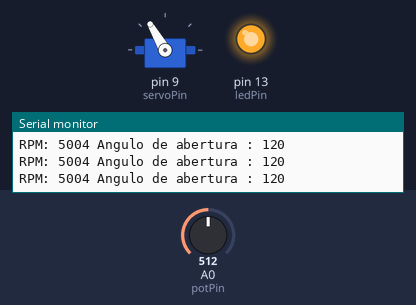
Simulated run of this sketch. Board: Arduino Uno, built with avr-gcc and run on an emulated ATmega328P. Parts: servo, output pins drawn as LEDs (lit = HIGH), the last lines printed to the serial monitor. Inputs (shaded band) come from the test bench; at power-on: A0 (potPin) = 512.

Above: at 1.4 s.
1.5 s: A0 (potPin) set to 716
At 2.8 s:
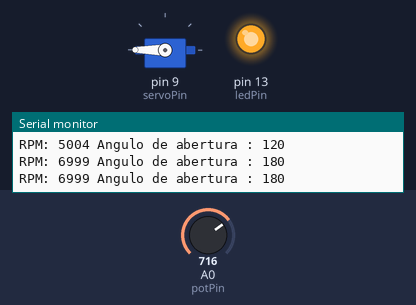
3.3 s: A0 (potPin) set to 511
At 4.2 s:
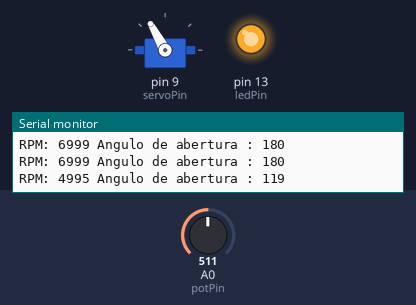
5.1 s: A0 (potPin) set to 306
At 5.7 s:
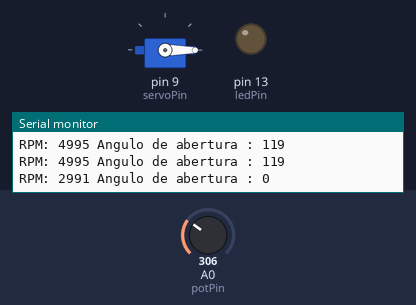
6.9 s: A0 (potPin) set to 324
At 8.4 s:
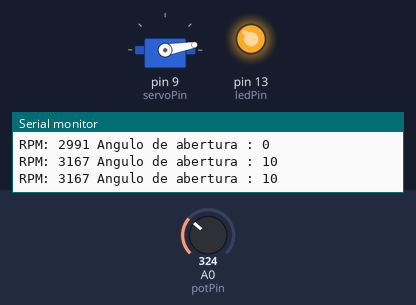
8.7 s: A0 (potPin) set to 122
At 9.8 s:
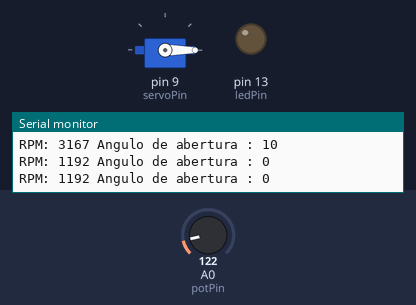
Timing chart, 0 to 11.5 s (numbered marks = the images above; inputs shaded):
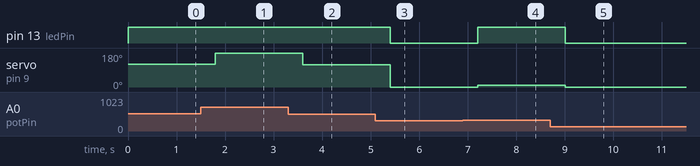

The sketch:

ypvs.ino
```cpp
#include <Servo.h>
// #include <FreqMeasure.h>
/*

A idéia do cara é fazer com arduíno
esse abaixo foi versao inicial
https://forum.arduino.cc/t/bike-servo-controller-based-on-an-rpm-input/1001911

estou usando potenciometro para simular rotacao no thinkercad. mas a biblioteca freqMeasure gera a informacao de rotacao necessaria

*/

Servo servoMotor; // Criando um objeto servoMotor
int potPin = A0; // Pino analógico conectado ao potenciômetro
int rpm; // Variável para armazenar a leitura do potenciômetro
int servoPin = 9; // Pino digital conectado ao servo motor
int ledPin = 13;

void setup() {
  servoMotor.attach(servoPin); // Inicializando o servo motor
  Serial.begin(9600); // Inicializando a comunicação serial
  pinMode(ledPin, OUTPUT);
//  FreqMeasure.begin(); // Inicializando a medição de frequência
}

void loop() {
 /* FreqMeasure.available(); // Verificando se há uma nova leitura disponível

  if (FreqMeasure.available()) {
    unsigned long count = FreqMeasure.count(); // Obtendo a contagem da frequência medida
    if (count != 0) { // Verificando se a contagem é válida
      float frequency = FreqMeasure.frequency(); // Convertendo a contagem em frequência
      rpm = frequency * 60; // Convertendo frequência para RPM
    }
  }
*/
  rpm = map(analogRead(potPin), 0, 1023, 0, 10000); // Lendo o valor do potenciômetro e mapeando para o intervalo de 0 a 10000 RPM
  int angle = calculateAngle(rpm); // Calculando o ângulo de abertura da válvula com base na rotação

  servoMotor.write(angle); // Movendo o servo motor para a posição correspondente ao ângulo calculado
  delay(100); // Atraso para suavizar o movimento do servo motor

  Serial.print("RPM: ");
  Serial.print(rpm);
  Serial.print(" Angulo de abertura : ");
  Serial.println(angle);
  delay(500); // Atraso para evitar leituras muito rápidas
}

int calculateAngle(int rpm) {
  if (rpm < 3000) {
    digitalWrite(ledPin, LOW);
    return 0; // Válvula fechada para rotações abaixo de 3000 RPM
  } else if (rpm >= 3000 && rpm < 6000) {
    digitalWrite(ledPin, HIGH);
    return map(rpm, 3000, 6000, 0, 180); // Mapeando a rotação para o ângulo de abertura entre 0 e 180 graus
  } else {
    digitalWrite(ledPin, HIGH);
    return 180; // Válvula totalmente aberta para rotações acima de 6000 RPM
  }
}
```

Measured:
- the behaviour switches between 306 and 307 on A0 (potPin) (found by bisection; images 3 and 4)
- after the input at 1.5 s, servo on pin 9 (servoPin): 120° → 180° after 0.30 s
- after the input at 3.3 s, servo on pin 9 (servoPin): 180° → 119° after 0.31 s
- after the input at 5.1 s, pin 13 (ledPin): HIGH → LOW after 0.31 s; servo on pin 9 (servoPin): 119° → 0° after 0.31 s
- after the input at 6.9 s, pin 13 (ledPin): LOW → HIGH after 0.31 s; servo on pin 9 (servoPin): 0° → 10° after 0.31 s
- after the input at 8.7 s, pin 13 (ledPin): HIGH → LOW after 0.31 s; servo on pin 9 (servoPin): 10° → 0° after 0.31 s
